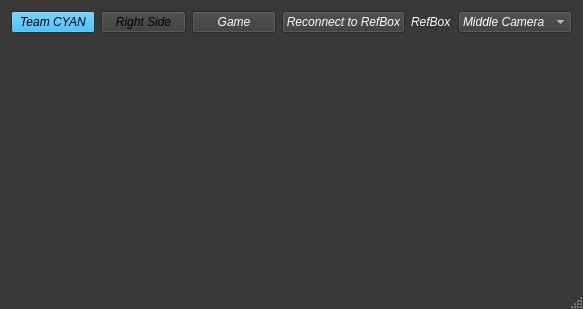
<?xml version="1.0" encoding="UTF-8"?>
<ui version="4.0">
 <class>MainWindow</class>
 <widget class="QMainWindow" name="MainWindow">
  <property name="geometry">
   <rect>
    <x>0</x>
    <y>0</y>
    <width>583</width>
    <height>309</height>
   </rect>
  </property>
  <property name="sizePolicy">
   <sizepolicy hsizetype="Maximum" vsizetype="Maximum">
    <horstretch>0</horstretch>
    <verstretch>0</verstretch>
   </sizepolicy>
  </property>
  <property name="palette">
   <palette>
    <active>
     <colorrole role="WindowText">
      <brush brushstyle="SolidPattern">
       <color alpha="255">
        <red>255</red>
        <green>255</green>
        <blue>255</blue>
       </color>
      </brush>
     </colorrole>
     <colorrole role="Button">
      <brush brushstyle="SolidPattern">
       <color alpha="255">
        <red>58</red>
        <green>57</green>
        <blue>56</blue>
       </color>
      </brush>
     </colorrole>
     <colorrole role="Light">
      <brush brushstyle="SolidPattern">
       <color alpha="255">
        <red>87</red>
        <green>85</green>
        <blue>84</blue>
       </color>
      </brush>
     </colorrole>
     <colorrole role="Midlight">
      <brush brushstyle="SolidPattern">
       <color alpha="255">
        <red>72</red>
        <green>71</green>
        <blue>70</blue>
       </color>
      </brush>
     </colorrole>
     <colorrole role="Dark">
      <brush brushstyle="SolidPattern">
       <color alpha="255">
        <red>29</red>
        <green>28</green>
        <blue>28</blue>
       </color>
      </brush>
     </colorrole>
     <colorrole role="Mid">
      <brush brushstyle="SolidPattern">
       <color alpha="255">
        <red>38</red>
        <green>38</green>
        <blue>37</blue>
       </color>
      </brush>
     </colorrole>
     <colorrole role="Text">
      <brush brushstyle="SolidPattern">
       <color alpha="255">
        <red>255</red>
        <green>255</green>
        <blue>255</blue>
       </color>
      </brush>
     </colorrole>
     <colorrole role="BrightText">
      <brush brushstyle="SolidPattern">
       <color alpha="255">
        <red>255</red>
        <green>255</green>
        <blue>255</blue>
       </color>
      </brush>
     </colorrole>
     <colorrole role="ButtonText">
      <brush brushstyle="SolidPattern">
       <color alpha="255">
        <red>255</red>
        <green>255</green>
        <blue>255</blue>
       </color>
      </brush>
     </colorrole>
     <colorrole role="Base">
      <brush brushstyle="SolidPattern">
       <color alpha="255">
        <red>0</red>
        <green>0</green>
        <blue>0</blue>
       </color>
      </brush>
     </colorrole>
     <colorrole role="Window">
      <brush brushstyle="SolidPattern">
       <color alpha="255">
        <red>58</red>
        <green>57</green>
        <blue>56</blue>
       </color>
      </brush>
     </colorrole>
     <colorrole role="Shadow">
      <brush brushstyle="SolidPattern">
       <color alpha="255">
        <red>0</red>
        <green>0</green>
        <blue>0</blue>
       </color>
      </brush>
     </colorrole>
     <colorrole role="AlternateBase">
      <brush brushstyle="SolidPattern">
       <color alpha="255">
        <red>29</red>
        <green>28</green>
        <blue>28</blue>
       </color>
      </brush>
     </colorrole>
     <colorrole role="ToolTipBase">
      <brush brushstyle="SolidPattern">
       <color alpha="255">
        <red>255</red>
        <green>255</green>
        <blue>220</blue>
       </color>
      </brush>
     </colorrole>
     <colorrole role="ToolTipText">
      <brush brushstyle="SolidPattern">
       <color alpha="255">
        <red>0</red>
        <green>0</green>
        <blue>0</blue>
       </color>
      </brush>
     </colorrole>
    </active>
    <inactive>
     <colorrole role="WindowText">
      <brush brushstyle="SolidPattern">
       <color alpha="255">
        <red>255</red>
        <green>255</green>
        <blue>255</blue>
       </color>
      </brush>
     </colorrole>
     <colorrole role="Button">
      <brush brushstyle="SolidPattern">
       <color alpha="255">
        <red>58</red>
        <green>57</green>
        <blue>56</blue>
       </color>
      </brush>
     </colorrole>
     <colorrole role="Light">
      <brush brushstyle="SolidPattern">
       <color alpha="255">
        <red>87</red>
        <green>85</green>
        <blue>84</blue>
       </color>
      </brush>
     </colorrole>
     <colorrole role="Midlight">
      <brush brushstyle="SolidPattern">
       <color alpha="255">
        <red>72</red>
        <green>71</green>
        <blue>70</blue>
       </color>
      </brush>
     </colorrole>
     <colorrole role="Dark">
      <brush brushstyle="SolidPattern">
       <color alpha="255">
        <red>29</red>
        <green>28</green>
        <blue>28</blue>
       </color>
      </brush>
     </colorrole>
     <colorrole role="Mid">
      <brush brushstyle="SolidPattern">
       <color alpha="255">
        <red>38</red>
        <green>38</green>
        <blue>37</blue>
       </color>
      </brush>
     </colorrole>
     <colorrole role="Text">
      <brush brushstyle="SolidPattern">
       <color alpha="255">
        <red>255</red>
        <green>255</green>
        <blue>255</blue>
       </color>
      </brush>
     </colorrole>
     <colorrole role="BrightText">
      <brush brushstyle="SolidPattern">
       <color alpha="255">
        <red>255</red>
        <green>255</green>
        <blue>255</blue>
       </color>
      </brush>
     </colorrole>
     <colorrole role="ButtonText">
      <brush brushstyle="SolidPattern">
       <color alpha="255">
        <red>255</red>
        <green>255</green>
        <blue>255</blue>
       </color>
      </brush>
     </colorrole>
     <colorrole role="Base">
      <brush brushstyle="SolidPattern">
       <color alpha="255">
        <red>0</red>
        <green>0</green>
        <blue>0</blue>
       </color>
      </brush>
     </colorrole>
     <colorrole role="Window">
      <brush brushstyle="SolidPattern">
       <color alpha="255">
        <red>58</red>
        <green>57</green>
        <blue>56</blue>
       </color>
      </brush>
     </colorrole>
     <colorrole role="Shadow">
      <brush brushstyle="SolidPattern">
       <color alpha="255">
        <red>0</red>
        <green>0</green>
        <blue>0</blue>
       </color>
      </brush>
     </colorrole>
     <colorrole role="AlternateBase">
      <brush brushstyle="SolidPattern">
       <color alpha="255">
        <red>29</red>
        <green>28</green>
        <blue>28</blue>
       </color>
      </brush>
     </colorrole>
     <colorrole role="ToolTipBase">
      <brush brushstyle="SolidPattern">
       <color alpha="255">
        <red>255</red>
        <green>255</green>
        <blue>220</blue>
       </color>
      </brush>
     </colorrole>
     <colorrole role="ToolTipText">
      <brush brushstyle="SolidPattern">
       <color alpha="255">
        <red>0</red>
        <green>0</green>
        <blue>0</blue>
       </color>
      </brush>
     </colorrole>
    </inactive>
    <disabled>
     <colorrole role="WindowText">
      <brush brushstyle="SolidPattern">
       <color alpha="255">
        <red>29</red>
        <green>28</green>
        <blue>28</blue>
       </color>
      </brush>
     </colorrole>
     <colorrole role="Button">
      <brush brushstyle="SolidPattern">
       <color alpha="255">
        <red>58</red>
        <green>57</green>
        <blue>56</blue>
       </color>
      </brush>
     </colorrole>
     <colorrole role="Light">
      <brush brushstyle="SolidPattern">
       <color alpha="255">
        <red>87</red>
        <green>85</green>
        <blue>84</blue>
       </color>
      </brush>
     </colorrole>
     <colorrole role="Midlight">
      <brush brushstyle="SolidPattern">
       <color alpha="255">
        <red>72</red>
        <green>71</green>
        <blue>70</blue>
       </color>
      </brush>
     </colorrole>
     <colorrole role="Dark">
      <brush brushstyle="SolidPattern">
       <color alpha="255">
        <red>29</red>
        <green>28</green>
        <blue>28</blue>
       </color>
      </brush>
     </colorrole>
     <colorrole role="Mid">
      <brush brushstyle="SolidPattern">
       <color alpha="255">
        <red>38</red>
        <green>38</green>
        <blue>37</blue>
       </color>
      </brush>
     </colorrole>
     <colorrole role="Text">
      <brush brushstyle="SolidPattern">
       <color alpha="255">
        <red>29</red>
        <green>28</green>
        <blue>28</blue>
       </color>
      </brush>
     </colorrole>
     <colorrole role="BrightText">
      <brush brushstyle="SolidPattern">
       <color alpha="255">
        <red>255</red>
        <green>255</green>
        <blue>255</blue>
       </color>
      </brush>
     </colorrole>
     <colorrole role="ButtonText">
      <brush brushstyle="SolidPattern">
       <color alpha="255">
        <red>29</red>
        <green>28</green>
        <blue>28</blue>
       </color>
      </brush>
     </colorrole>
     <colorrole role="Base">
      <brush brushstyle="SolidPattern">
       <color alpha="255">
        <red>58</red>
        <green>57</green>
        <blue>56</blue>
       </color>
      </brush>
     </colorrole>
     <colorrole role="Window">
      <brush brushstyle="SolidPattern">
       <color alpha="255">
        <red>58</red>
        <green>57</green>
        <blue>56</blue>
       </color>
      </brush>
     </colorrole>
     <colorrole role="Shadow">
      <brush brushstyle="SolidPattern">
       <color alpha="255">
        <red>0</red>
        <green>0</green>
        <blue>0</blue>
       </color>
      </brush>
     </colorrole>
     <colorrole role="AlternateBase">
      <brush brushstyle="SolidPattern">
       <color alpha="255">
        <red>58</red>
        <green>57</green>
        <blue>56</blue>
       </color>
      </brush>
     </colorrole>
     <colorrole role="ToolTipBase">
      <brush brushstyle="SolidPattern">
       <color alpha="255">
        <red>255</red>
        <green>255</green>
        <blue>220</blue>
       </color>
      </brush>
     </colorrole>
     <colorrole role="ToolTipText">
      <brush brushstyle="SolidPattern">
       <color alpha="255">
        <red>0</red>
        <green>0</green>
        <blue>0</blue>
       </color>
      </brush>
     </colorrole>
    </disabled>
   </palette>
  </property>
  <property name="font">
   <font>
    <family>Ubuntu</family>
    <italic>true</italic>
   </font>
  </property>
  <property name="windowTitle">
   <string>Minho BaseStation</string>
  </property>
  <widget class="QWidget" name="centralWidget">
   <layout class="QGridLayout" name="gridLayout_4">
    <item row="0" column="0">
     <layout class="QGridLayout" name="gridLayout_3">
      <item row="2" column="0">
       <layout class="QGridLayout" name="gridLayout_2">
        <item row="0" column="2">
         <widget class="QFrame" name="frame_3">
          <property name="frameShape">
           <enum>QFrame::StyledPanel</enum>
          </property>
          <property name="frameShadow">
           <enum>QFrame::Raised</enum>
          </property>
          <widget class="robotWidget" name="r3widget" native="true">
           <property name="geometry">
            <rect>
             <x>10</x>
             <y>90</y>
             <width>91</width>
             <height>71</height>
            </rect>
           </property>
          </widget>
         </widget>
        </item>
        <item row="0" column="1">
         <widget class="QFrame" name="frame_2">
          <property name="frameShape">
           <enum>QFrame::StyledPanel</enum>
          </property>
          <property name="frameShadow">
           <enum>QFrame::Raised</enum>
          </property>
          <widget class="robotWidget" name="r2widget" native="true">
           <property name="geometry">
            <rect>
             <x>20</x>
             <y>80</y>
             <width>81</width>
             <height>81</height>
            </rect>
           </property>
          </widget>
         </widget>
        </item>
        <item row="0" column="0">
         <widget class="QFrame" name="frame">
          <property name="frameShape">
           <enum>QFrame::StyledPanel</enum>
          </property>
          <property name="frameShadow">
           <enum>QFrame::Raised</enum>
          </property>
          <property name="lineWidth">
           <number>5</number>
          </property>
          <property name="midLineWidth">
           <number>5</number>
          </property>
          <widget class="robotWidget" name="r1widget" native="true">
           <property name="geometry">
            <rect>
             <x>30</x>
             <y>70</y>
             <width>61</width>
             <height>81</height>
            </rect>
           </property>
          </widget>
         </widget>
        </item>
        <item row="0" column="3">
         <widget class="QFrame" name="frame_4">
          <property name="frameShape">
           <enum>QFrame::StyledPanel</enum>
          </property>
          <property name="frameShadow">
           <enum>QFrame::Raised</enum>
          </property>
          <widget class="robotWidget" name="r4widget" native="true">
           <property name="geometry">
            <rect>
             <x>10</x>
             <y>90</y>
             <width>91</width>
             <height>71</height>
            </rect>
           </property>
          </widget>
         </widget>
        </item>
        <item row="0" column="4">
         <widget class="QFrame" name="frame_5">
          <property name="frameShape">
           <enum>QFrame::StyledPanel</enum>
          </property>
          <property name="frameShadow">
           <enum>QFrame::Raised</enum>
          </property>
          <widget class="robotWidget" name="r5widget" native="true">
           <property name="geometry">
            <rect>
             <x>20</x>
             <y>100</y>
             <width>71</width>
             <height>41</height>
            </rect>
           </property>
          </widget>
         </widget>
        </item>
       </layout>
      </item>
      <item row="1" column="0">
       <layout class="QGridLayout" name="gridLayout">
        <property name="sizeConstraint">
         <enum>QLayout::SetMinimumSize</enum>
        </property>
        <property name="leftMargin">
         <number>0</number>
        </property>
        <property name="topMargin">
         <number>0</number>
        </property>
        <property name="rightMargin">
         <number>0</number>
        </property>
        <property name="bottomMargin">
         <number>0</number>
        </property>
        <property name="spacing">
         <number>0</number>
        </property>
        <item row="0" column="0">
         <widget class="GzWidget" name="gzwidget" native="true">
          <property name="sizePolicy">
           <sizepolicy hsizetype="Expanding" vsizetype="Expanding">
            <horstretch>0</horstretch>
            <verstretch>0</verstretch>
           </sizepolicy>
          </property>
          <property name="minimumSize">
           <size>
            <width>200</width>
            <height>200</height>
           </size>
          </property>
          <property name="palette">
           <palette>
            <active>
             <colorrole role="WindowText">
              <brush brushstyle="SolidPattern">
               <color alpha="255">
                <red>255</red>
                <green>255</green>
                <blue>255</blue>
               </color>
              </brush>
             </colorrole>
             <colorrole role="Button">
              <brush brushstyle="SolidPattern">
               <color alpha="255">
                <red>58</red>
                <green>56</green>
                <blue>56</blue>
               </color>
              </brush>
             </colorrole>
             <colorrole role="Light">
              <brush brushstyle="SolidPattern">
               <color alpha="255">
                <red>87</red>
                <green>84</green>
                <blue>84</blue>
               </color>
              </brush>
             </colorrole>
             <colorrole role="Midlight">
              <brush brushstyle="SolidPattern">
               <color alpha="255">
                <red>72</red>
                <green>70</green>
                <blue>70</blue>
               </color>
              </brush>
             </colorrole>
             <colorrole role="Dark">
              <brush brushstyle="SolidPattern">
               <color alpha="255">
                <red>29</red>
                <green>28</green>
                <blue>28</blue>
               </color>
              </brush>
             </colorrole>
             <colorrole role="Mid">
              <brush brushstyle="SolidPattern">
               <color alpha="255">
                <red>38</red>
                <green>37</green>
                <blue>37</blue>
               </color>
              </brush>
             </colorrole>
             <colorrole role="Text">
              <brush brushstyle="SolidPattern">
               <color alpha="255">
                <red>255</red>
                <green>255</green>
                <blue>255</blue>
               </color>
              </brush>
             </colorrole>
             <colorrole role="BrightText">
              <brush brushstyle="SolidPattern">
               <color alpha="255">
                <red>255</red>
                <green>255</green>
                <blue>255</blue>
               </color>
              </brush>
             </colorrole>
             <colorrole role="ButtonText">
              <brush brushstyle="SolidPattern">
               <color alpha="255">
                <red>255</red>
                <green>255</green>
                <blue>255</blue>
               </color>
              </brush>
             </colorrole>
             <colorrole role="Base">
              <brush brushstyle="SolidPattern">
               <color alpha="255">
                <red>0</red>
                <green>0</green>
                <blue>0</blue>
               </color>
              </brush>
             </colorrole>
             <colorrole role="Window">
              <brush brushstyle="SolidPattern">
               <color alpha="255">
                <red>58</red>
                <green>56</green>
                <blue>56</blue>
               </color>
              </brush>
             </colorrole>
             <colorrole role="Shadow">
              <brush brushstyle="SolidPattern">
               <color alpha="255">
                <red>0</red>
                <green>0</green>
                <blue>0</blue>
               </color>
              </brush>
             </colorrole>
             <colorrole role="AlternateBase">
              <brush brushstyle="SolidPattern">
               <color alpha="255">
                <red>29</red>
                <green>28</green>
                <blue>28</blue>
               </color>
              </brush>
             </colorrole>
             <colorrole role="ToolTipBase">
              <brush brushstyle="SolidPattern">
               <color alpha="255">
                <red>255</red>
                <green>255</green>
                <blue>220</blue>
               </color>
              </brush>
             </colorrole>
             <colorrole role="ToolTipText">
              <brush brushstyle="SolidPattern">
               <color alpha="255">
                <red>0</red>
                <green>0</green>
                <blue>0</blue>
               </color>
              </brush>
             </colorrole>
            </active>
            <inactive>
             <colorrole role="WindowText">
              <brush brushstyle="SolidPattern">
               <color alpha="255">
                <red>255</red>
                <green>255</green>
                <blue>255</blue>
               </color>
              </brush>
             </colorrole>
             <colorrole role="Button">
              <brush brushstyle="SolidPattern">
               <color alpha="255">
                <red>58</red>
                <green>56</green>
                <blue>56</blue>
               </color>
              </brush>
             </colorrole>
             <colorrole role="Light">
              <brush brushstyle="SolidPattern">
               <color alpha="255">
                <red>87</red>
                <green>84</green>
                <blue>84</blue>
               </color>
              </brush>
             </colorrole>
             <colorrole role="Midlight">
              <brush brushstyle="SolidPattern">
               <color alpha="255">
                <red>72</red>
                <green>70</green>
                <blue>70</blue>
               </color>
              </brush>
             </colorrole>
             <colorrole role="Dark">
              <brush brushstyle="SolidPattern">
               <color alpha="255">
                <red>29</red>
                <green>28</green>
                <blue>28</blue>
               </color>
              </brush>
             </colorrole>
             <colorrole role="Mid">
              <brush brushstyle="SolidPattern">
               <color alpha="255">
                <red>38</red>
                <green>37</green>
                <blue>37</blue>
               </color>
              </brush>
             </colorrole>
             <colorrole role="Text">
              <brush brushstyle="SolidPattern">
               <color alpha="255">
                <red>255</red>
                <green>255</green>
                <blue>255</blue>
               </color>
              </brush>
             </colorrole>
             <colorrole role="BrightText">
              <brush brushstyle="SolidPattern">
               <color alpha="255">
                <red>255</red>
                <green>255</green>
                <blue>255</blue>
               </color>
              </brush>
             </colorrole>
             <colorrole role="ButtonText">
              <brush brushstyle="SolidPattern">
               <color alpha="255">
                <red>255</red>
                <green>255</green>
                <blue>255</blue>
               </color>
              </brush>
             </colorrole>
             <colorrole role="Base">
              <brush brushstyle="SolidPattern">
               <color alpha="255">
                <red>0</red>
                <green>0</green>
                <blue>0</blue>
               </color>
              </brush>
             </colorrole>
             <colorrole role="Window">
              <brush brushstyle="SolidPattern">
               <color alpha="255">
                <red>58</red>
                <green>56</green>
                <blue>56</blue>
               </color>
              </brush>
             </colorrole>
             <colorrole role="Shadow">
              <brush brushstyle="SolidPattern">
               <color alpha="255">
                <red>0</red>
                <green>0</green>
                <blue>0</blue>
               </color>
              </brush>
             </colorrole>
             <colorrole role="AlternateBase">
              <brush brushstyle="SolidPattern">
               <color alpha="255">
                <red>29</red>
                <green>28</green>
                <blue>28</blue>
               </color>
              </brush>
             </colorrole>
             <colorrole role="ToolTipBase">
              <brush brushstyle="SolidPattern">
               <color alpha="255">
                <red>255</red>
                <green>255</green>
                <blue>220</blue>
               </color>
              </brush>
             </colorrole>
             <colorrole role="ToolTipText">
              <brush brushstyle="SolidPattern">
               <color alpha="255">
                <red>0</red>
                <green>0</green>
                <blue>0</blue>
               </color>
              </brush>
             </colorrole>
            </inactive>
            <disabled>
             <colorrole role="WindowText">
              <brush brushstyle="SolidPattern">
               <color alpha="255">
                <red>29</red>
                <green>28</green>
                <blue>28</blue>
               </color>
              </brush>
             </colorrole>
             <colorrole role="Button">
              <brush brushstyle="SolidPattern">
               <color alpha="255">
                <red>58</red>
                <green>56</green>
                <blue>56</blue>
               </color>
              </brush>
             </colorrole>
             <colorrole role="Light">
              <brush brushstyle="SolidPattern">
               <color alpha="255">
                <red>87</red>
                <green>84</green>
                <blue>84</blue>
               </color>
              </brush>
             </colorrole>
             <colorrole role="Midlight">
              <brush brushstyle="SolidPattern">
               <color alpha="255">
                <red>72</red>
                <green>70</green>
                <blue>70</blue>
               </color>
              </brush>
             </colorrole>
             <colorrole role="Dark">
              <brush brushstyle="SolidPattern">
               <color alpha="255">
                <red>29</red>
                <green>28</green>
                <blue>28</blue>
               </color>
              </brush>
             </colorrole>
             <colorrole role="Mid">
              <brush brushstyle="SolidPattern">
               <color alpha="255">
                <red>38</red>
                <green>37</green>
                <blue>37</blue>
               </color>
              </brush>
             </colorrole>
             <colorrole role="Text">
              <brush brushstyle="SolidPattern">
               <color alpha="255">
                <red>29</red>
                <green>28</green>
                <blue>28</blue>
               </color>
              </brush>
             </colorrole>
             <colorrole role="BrightText">
              <brush brushstyle="SolidPattern">
               <color alpha="255">
                <red>255</red>
                <green>255</green>
                <blue>255</blue>
               </color>
              </brush>
             </colorrole>
             <colorrole role="ButtonText">
              <brush brushstyle="SolidPattern">
               <color alpha="255">
                <red>29</red>
                <green>28</green>
                <blue>28</blue>
               </color>
              </brush>
             </colorrole>
             <colorrole role="Base">
              <brush brushstyle="SolidPattern">
               <color alpha="255">
                <red>58</red>
                <green>56</green>
                <blue>56</blue>
               </color>
              </brush>
             </colorrole>
             <colorrole role="Window">
              <brush brushstyle="SolidPattern">
               <color alpha="255">
                <red>58</red>
                <green>56</green>
                <blue>56</blue>
               </color>
              </brush>
             </colorrole>
             <colorrole role="Shadow">
              <brush brushstyle="SolidPattern">
               <color alpha="255">
                <red>0</red>
                <green>0</green>
                <blue>0</blue>
               </color>
              </brush>
             </colorrole>
             <colorrole role="AlternateBase">
              <brush brushstyle="SolidPattern">
               <color alpha="255">
                <red>58</red>
                <green>56</green>
                <blue>56</blue>
               </color>
              </brush>
             </colorrole>
             <colorrole role="ToolTipBase">
              <brush brushstyle="SolidPattern">
               <color alpha="255">
                <red>255</red>
                <green>255</green>
                <blue>220</blue>
               </color>
              </brush>
             </colorrole>
             <colorrole role="ToolTipText">
              <brush brushstyle="SolidPattern">
               <color alpha="255">
                <red>0</red>
                <green>0</green>
                <blue>0</blue>
               </color>
              </brush>
             </colorrole>
            </disabled>
           </palette>
          </property>
          <property name="autoFillBackground">
           <bool>false</bool>
          </property>
         </widget>
        </item>
       </layout>
      </item>
      <item row="0" column="0">
       <layout class="QHBoxLayout" name="horizontalLayout_2">
        <item>
         <widget class="QPushButton" name="bt_team">
          <property name="palette">
           <palette>
            <active>
             <colorrole role="Button">
              <brush brushstyle="SolidPattern">
               <color alpha="255">
                <red>0</red>
                <green>170</green>
                <blue>255</blue>
               </color>
              </brush>
             </colorrole>
             <colorrole role="ButtonText">
              <brush brushstyle="SolidPattern">
               <color alpha="255">
                <red>0</red>
                <green>0</green>
                <blue>0</blue>
               </color>
              </brush>
             </colorrole>
            </active>
            <inactive>
             <colorrole role="Button">
              <brush brushstyle="SolidPattern">
               <color alpha="255">
                <red>0</red>
                <green>170</green>
                <blue>255</blue>
               </color>
              </brush>
             </colorrole>
             <colorrole role="ButtonText">
              <brush brushstyle="SolidPattern">
               <color alpha="255">
                <red>0</red>
                <green>0</green>
                <blue>0</blue>
               </color>
              </brush>
             </colorrole>
            </inactive>
            <disabled>
             <colorrole role="Button">
              <brush brushstyle="SolidPattern">
               <color alpha="255">
                <red>0</red>
                <green>170</green>
                <blue>255</blue>
               </color>
              </brush>
             </colorrole>
             <colorrole role="ButtonText">
              <brush brushstyle="SolidPattern">
               <color alpha="255">
                <red>29</red>
                <green>28</green>
                <blue>28</blue>
               </color>
              </brush>
             </colorrole>
            </disabled>
           </palette>
          </property>
          <property name="text">
           <string>Team CYAN</string>
          </property>
         </widget>
        </item>
        <item>
         <widget class="QPushButton" name="bt_side">
          <property name="palette">
           <palette>
            <active>
             <colorrole role="ButtonText">
              <brush brushstyle="SolidPattern">
               <color alpha="255">
                <red>0</red>
                <green>0</green>
                <blue>0</blue>
               </color>
              </brush>
             </colorrole>
            </active>
            <inactive>
             <colorrole role="ButtonText">
              <brush brushstyle="SolidPattern">
               <color alpha="255">
                <red>0</red>
                <green>0</green>
                <blue>0</blue>
               </color>
              </brush>
             </colorrole>
            </inactive>
            <disabled>
             <colorrole role="ButtonText">
              <brush brushstyle="SolidPattern">
               <color alpha="255">
                <red>29</red>
                <green>28</green>
                <blue>28</blue>
               </color>
              </brush>
             </colorrole>
            </disabled>
           </palette>
          </property>
          <property name="text">
           <string>Right Side</string>
          </property>
         </widget>
        </item>
        <item>
         <widget class="QPushButton" name="pushButton">
          <property name="text">
           <string>Game</string>
          </property>
         </widget>
        </item>
        <item>
         <widget class="QPushButton" name="bt_conref">
          <property name="text">
           <string>Reconnect to RefBox</string>
          </property>
         </widget>
        </item>
        <item>
         <widget class="QLabel" name="lb_refstate">
          <property name="sizePolicy">
           <sizepolicy hsizetype="Maximum" vsizetype="Preferred">
            <horstretch>0</horstretch>
            <verstretch>0</verstretch>
           </sizepolicy>
          </property>
          <property name="text">
           <string>RefBox</string>
          </property>
         </widget>
        </item>
        <item>
         <widget class="QComboBox" name="comboBox">
          <item>
           <property name="text">
            <string>Middle Camera</string>
           </property>
          </item>
          <item>
           <property name="text">
            <string>Right Camera</string>
           </property>
          </item>
          <item>
           <property name="text">
            <string>Left Camera</string>
           </property>
          </item>
          <item>
           <property name="text">
            <string>Top Camera</string>
           </property>
          </item>
         </widget>
        </item>
       </layout>
      </item>
     </layout>
    </item>
   </layout>
  </widget>
  <widget class="QStatusBar" name="statusBar"/>
  <widget class="QMenuBar" name="menuBar">
   <property name="geometry">
    <rect>
     <x>0</x>
     <y>0</y>
     <width>583</width>
     <height>18</height>
    </rect>
   </property>
  </widget>
 </widget>
 <layoutdefault spacing="6" margin="11"/>
 <customwidgets>
  <customwidget>
   <class>GzWidget</class>
   <extends>QWidget</extends>
   <header location="global">gzwidget.h</header>
   <container>1</container>
  </customwidget>
  <customwidget>
   <class>robotWidget</class>
   <extends>QWidget</extends>
   <header location="global">robotwidget.h</header>
   <container>1</container>
  </customwidget>
 </customwidgets>
 <resources/>
 <connections/>
</ui>
